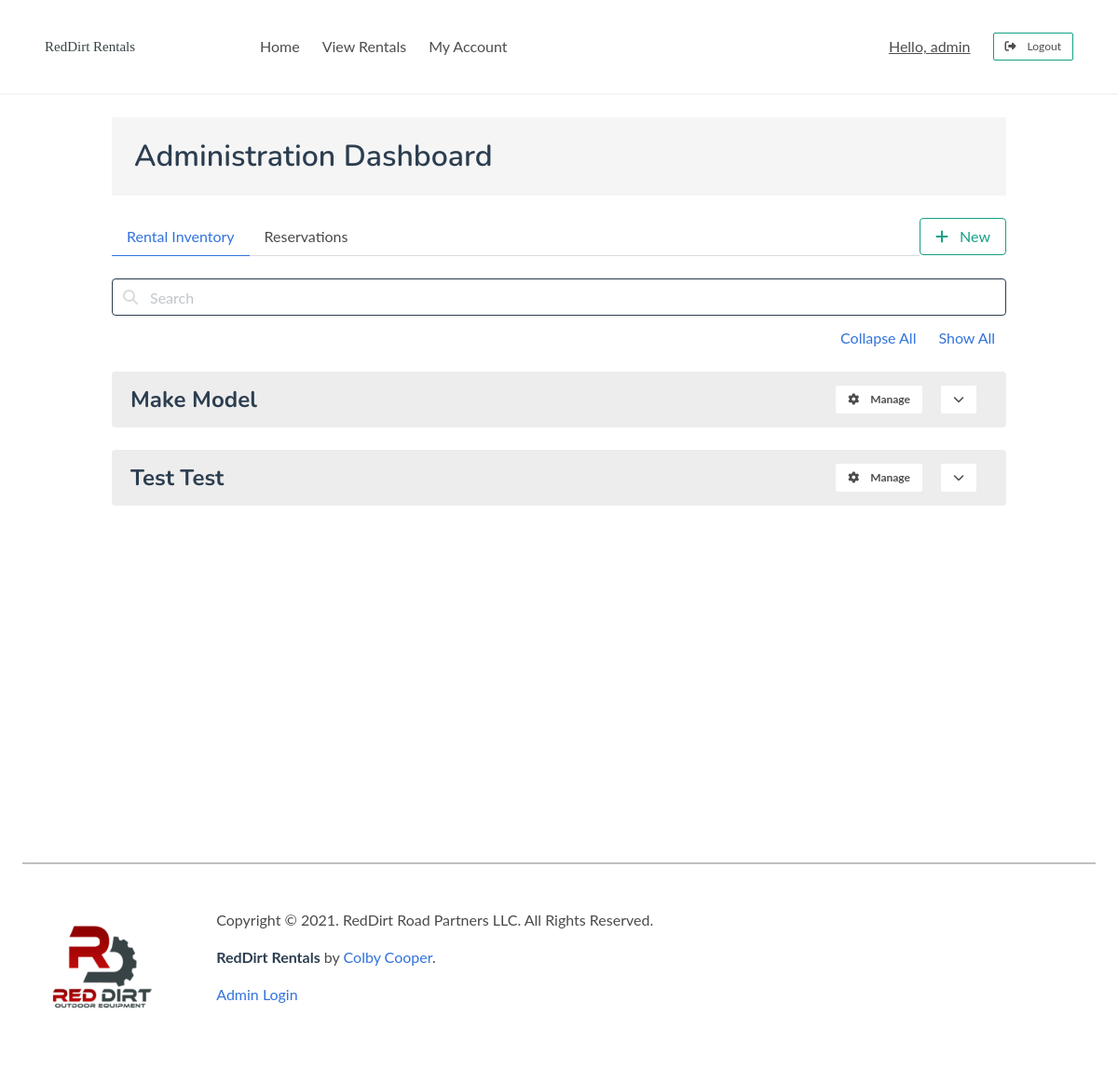
The app's page /admin/inventory (signed in) with its own data.
### tables this page shows
CREATE TABLE inventory (
    id INTEGER PRIMARY KEY AUTOINCREMENT,
    category TEXT,
    make TEXT,
    model TEXT,
    fuel_type TEXT,
    horsepower TEXT, 
    deck_size TEXT,
    implements TEXT,
    stock TEXT,
    drive TEXT,
    rate FLOAT,
    image_paths BLOB,
    job_category TEXT,
    price_range TEXT, 
    is_available INTEGER DEFAULT 1,
    available_on DATE,
    rented_by TEXT,
    rent_queue TEXT,
    is_shown INTEGER DEFAULT 1,
    description TEXT,
    features TEXT
);

### rentals_app/admin.py (the view)
@admin.route('/inventory')
@login_required
def inventory():
    con, cur = helpers.connect_to_db()
    ids = list(cur.execute("SELECT id FROM inventory;").fetchall())
    rentals = []
    for id_list in ids:
        for id in id_list:
            rentals.append(Rental().find_rental(id))
    for rental in rentals:
        rental.implements = list(
            rental.implements
                .replace('[','')
                .replace(']','')
                .replace('\'','')
                .split(',')
        )
        rental.image_paths = list(
            rental.image_paths
                .replace('[','')
                .replace(']','')
                .replace("'",'')
                .split(',')
        )
    con.close
    return render_template('admin/index.html', rentals=rentals)

### rentals_app/auth.py (called while the page is built)
@auth.before_app_request
def check_status():
    if session.get('status') == 'AUTHENTICATED':
        redirect('/admin/inventory')
    else:
        session['status'] = 'FAILED'

def login_required(view):
    @functools.wraps(view)
    def wrapped_view(**kwargs):
        IS_AUTHENTICATED = session.get('status') == 'AUTHENTICATED'
        IS_EXPIRED = session.get('expire') is not None and session.get('expire') < datetime.datetime.now()
        if not IS_AUTHENTICATED:
            session.pop('status')
            flash('You must be logged in to view that page.')
            return redirect(url_for('auth.login'))
        if IS_EXPIRED:
            session.pop('username')
            session['status'] = 'FAILED'
            session.pop('IS_ADMIN')
            flash('Please reverify your credentials.')
            return redirect(url_for('auth.login'))
        return view(**kwargs)
    return wrapped_view

### rentals_app/helpers.py (called while the page is built)
def connect_to_db():
    con = sqlite3.connect('/Users/colby/RedDirtRentals/database.db')
    return con, con.cursor()

### rentals_app/templates/admin/index.html (shortened to what this page needs)
{% extends "base.html" %}
{% block content %}
<div class="container is-fluid my-5">
    <div class="container is-max-desktop">
        <div class="p-5 has-background-light">
            <h1 class="title is-family-secondary">Administration Dashboard</h1>
        </div>
        <div class="tabs">
            <ul>
                <li class="tab-item is-active"><a id="inventory_tab">Rental Inventory</a></li>
                <li class="tab-item "><a id="reservations_tab">Reservations</a></li>
            </ul>
            <a href="{{ url_for('admin.new') }}"
               class="button is-info is-outlined">
                <i class="fas fa-plus mr-3"></i>New
            </a>
        </div>
        <div id="inventory_tab_view"
             class="">
            <div class="is-flex is-flex-direction-column mb-3">
                <form action=""
                      method="">
                    <div class="field is-fullwidth">
                        <p class="control has-icons-left">
                            <input class="input is-dark"
                                   type="text"
                                   name="inventory_query "
                                   placeholder="Search ">
                            <span class="icon is-small is-left ">
                            </span>
                        </p>
                    </div>
                </form>
            </div>
            <div class="is-flex is-flex-direction-row is-justify-content-flex-end pb-5">
                <a id="collapse_all_inventory"
                   class="is-link has-text-link mx-3">Collapse All</a>
                <a id="show_all_inventory"
                   class="is-link has-text-link mx-3">Show All</a>
            </div>
            {% for rental in rentals %}
            <nav class="panel"
                 style="box-shadow: none;"
                 id="inventory-panel-{{ rental.rental_id }}">
                <div class="panel-heading is-flex is-flex-direction-row"
                     style="border-radius: 4px;">
                    <p class="is-flex-grow-5 is-family-secondary expand-toggle is-size-4 is-clickable">
                        {{ rental.make }} {{ rental.model }}
                    </p>
                    <a href="{{ url_for( 'admin.details', id=rental.rental_id) }} "
                       class="button is-primary is-small mx-2">
                        <i class=" fas fa-cog mr-3 "></i>Manage
                    </a>
                    <button class="button is-primary is-small expand-toggle mx-3">
                        <i class="fas fa-chevron-down "></i>
                    </button>
                </div>
            </nav>
            {% endfor %}
        </div>
    </div>
</div>
{% endblock %}

### records on screen
inventory: make "Make", model "Model"
inventory: make "Test", model "Test"

### other values on screen
{{ session['username'] }} "admin"
